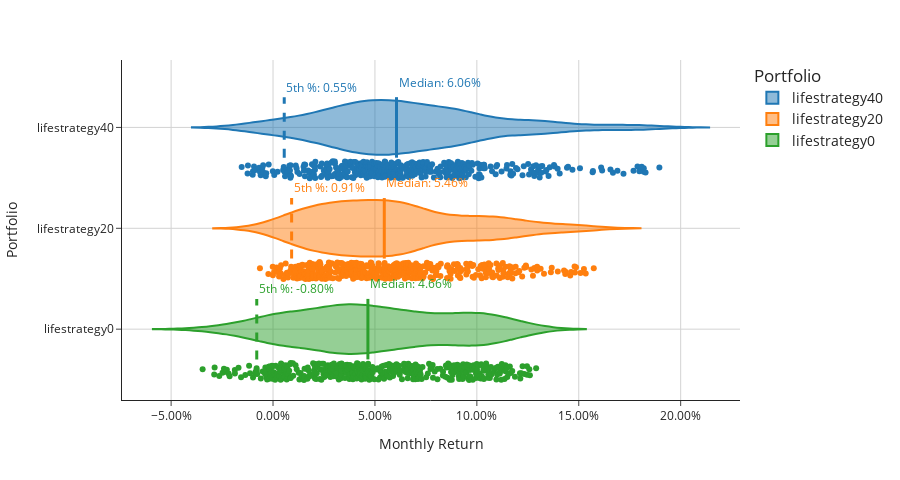

This figure's notebook cell:
### Code cell
def plot_return_distributions(df):
    """
    Interactive horizontal violin plot of portfolio returns with matplotlib colors,
    clean white style, and custom median and 5th percentile lines.
    Lines are visible by mapping portfolio categories to numeric y-positions.
    """
    import plotly.express as px
    import matplotlib.pyplot as plt
    import seaborn as sns
    import pandas as pd

    # Prepare data
    returns_df = df.drop(columns='Date').dropna(how='all')
    long_df = returns_df.melt(var_name='Portfolio', value_name='Return').dropna()

    # Get unique portfolios
    portfolios = long_df['Portfolio'].unique()

    # Get matplotlib colormap and convert to hex colors
    cmap = plt.get_cmap('tab10')
    colors = {p: '#%02x%02x%02x' % tuple(int(255*x) for x in cmap(i)[:3]) 
              for i, p in enumerate(portfolios)}
    
    # Dynamic height
    plot_height = 160 * len(portfolios)

    # Set seaborn style for font consistency (optional)
    sns.set(style="whitegrid", context="talk")

    # Create violin plot WITHOUT boxplot lines
    fig = px.violin(
        long_df,
        y='Portfolio',
        x='Return',
        color='Portfolio',
        box=False,
        points='all',
        hover_data=['Return'],
        color_discrete_map=colors,
        template='simple_white'
    )

    # Get category order and corresponding y-positions
    category_order = fig.layout.yaxis.categoryarray
    y_positions = {p: i for i, p in enumerate(category_order)}

    # Update layout
    fig.update_layout(
        xaxis_title='Monthly Return',
        yaxis_title='Portfolio',
        height=plot_height,
        violinmode='group',
        violingap=0.5,
        title_font_size=18,
        title_font_family='Arial',
        legend_title_text='Portfolio',
        legend=dict(font=dict(size=14)),
        xaxis=dict(
            tickformat='.2%',
            showgrid=True,
            gridcolor='lightgray',
            gridwidth=1,
            zeroline=False,
        ),
        yaxis=dict(
            tickmode='array',
            tickvals=list(y_positions.values()),
            ticktext=list(y_positions.keys()),
            showgrid=True,
            gridcolor='lightgray',
            gridwidth=1,
            zeroline=False,
        ),
    )

    # Calculate stats
    median = long_df.groupby('Portfolio')['Return'].median()
    percentile_5 = long_df.groupby('Portfolio')['Return'].quantile(0.05)

    shapes = []
    annotations = []
    line_height = 0.6

    for portfolio in category_order:
        y_pos = y_positions[portfolio]
        median_val = median[portfolio]
        p5_val = percentile_5[portfolio]

        # Median line
        shapes.append(dict(
            type='line',
            x0=median_val, x1=median_val,
            y0=y_pos - line_height/2, y1=y_pos + line_height/2,
            line=dict(color=colors[portfolio], width=3),
            opacity=1,
            xref='x', yref='y'
        ))
        annotations.append(dict(
            x=median_val,
            y=y_pos + line_height / 2 + 0.15,
            text=f"Median: {median_val:.2%}",
            showarrow=False,
            font=dict(color=colors[portfolio], size=12),
            xanchor='left'
        ))

        # 5th percentile line
        shapes.append(dict(
            type='line',
            x0=p5_val, x1=p5_val,
            y0=y_pos - line_height/2, y1=y_pos + line_height/2,
            line=dict(color=colors[portfolio], width=3, dash='dash'),
            opacity=1,
            xref='x', yref='y'
        ))
        annotations.append(dict(
            x=p5_val,
            y=y_pos - line_height / 2 + 0.70,
            text=f"5th %: {p5_val:.2%}",
            showarrow=False,
            font=dict(color=colors[portfolio], size=12),
            xanchor='left'
        ))

    fig.update_layout(shapes=shapes, annotations=annotations)

    return fig


# Example usage:
fig = plot_return_distributions(final_results)
fig.show()

### Figure 1 — Plotly figure (JSON) as saved in the notebook; plotly's stock layout.template omitted (floating-point values rounded to 4 significant figures; data arrays with more than 128 entries replaced by an {"elided": "..."} marker saying what was removed)
{"data": [{"alignmentgroup": "True", "box": {"visible": false}, "hovertemplate": "Portfolio=%{y}<br>Return=%{x}<extra></extra>", "legendgroup": "lifestrategy40", "marker": {"color": "#1f77b4"}, "name": "lifestrategy40", "offsetgroup": "lifestrategy40", "orientation": "h", "points": "all", "scalegroup": "True", "showlegend": true, "type": "violin", "x": {"elided": "417 float values"}, "x0": " ", "xaxis": "x", "y": {"elided": "417 str values"}, "y0": " ", "yaxis": "y"}, {"alignmentgroup": "True", "box": {"visible": false}, "hovertemplate": "Portfolio=%{y}<br>Return=%{x}<extra></extra>", "legendgroup": "lifestrategy20", "marker": {"color": "#ff7f0e"}, "name": "lifestrategy20", "offsetgroup": "lifestrategy20", "orientation": "h", "points": "all", "scalegroup": "True", "showlegend": true, "type": "violin", "x": {"elided": "417 float values"}, "x0": " ", "xaxis": "x", "y": {"elided": "417 str values"}, "y0": " ", "yaxis": "y"}, {"alignmentgroup": "True", "box": {"visible": false}, "hovertemplate": "Portfolio=%{y}<br>Return=%{x}<extra></extra>", "legendgroup": "lifestrategy0", "marker": {"color": "#2ca02c"}, "name": "lifestrategy0", "offsetgroup": "lifestrategy0", "orientation": "h", "points": "all", "scalegroup": "True", "showlegend": true, "type": "violin", "x": {"elided": "417 float values"}, "x0": " ", "xaxis": "x", "y": {"elided": "417 str values"}, "y0": " ", "yaxis": "y"}], "layout": {"annotations": [{"font": {"color": "#2ca02c", "size": 12}, "showarrow": false, "text": "Median: 4.66%", "x": 0.04655, "xanchor": "left", "y": 0.45}, {"font": {"color": "#2ca02c", "size": 12}, "showarrow": false, "text": "5th %: -0.80%", "x": -0.007988, "xanchor": "left", "y": 0.4}, {"font": {"color": "#ff7f0e", "size": 12}, "showarrow": false, "text": "Median: 5.46%", "x": 0.05459, "xanchor": "left", "y": 1.45}, {"font": {"color": "#ff7f0e", "size": 12}, "showarrow": false, "text": "5th %: 0.91%", "x": 0.009122, "xanchor": "left", "y": 1.4}, {"font": {"color": "#1f77b4", "size": 12}, "showarrow": false, "text": "Median: 6.06%", "x": 0.06059, "xanchor": "left", "y": 2.45}, {"font": {"color": "#1f77b4", "size": 12}, "showarrow": false, "text": "5th %: 0.55%", "x": 0.005502, "xanchor": "left", "y": 2.4}], "height": 480, "legend": {"font": {"size": 14}, "title": {"text": "Portfolio"}, "tracegroupgap": 0}, "margin": {"t": 60}, "shapes": [{"line": {"color": "#2ca02c", "width": 3}, "opacity": 1, "type": "line", "x0": 0.04655, "x1": 0.04655, "xref": "x", "y0": -0.3, "y1": 0.3, "yref": "y"}, {"line": {"color": "#2ca02c", "dash": "dash", "width": 3}, "opacity": 1, "type": "line", "x0": -0.007988, "x1": -0.007988, "xref": "x", "y0": -0.3, "y1": 0.3, "yref": "y"}, {"line": {"color": "#ff7f0e", "width": 3}, "opacity": 1, "type": "line", "x0": 0.05459, "x1": 0.05459, "xref": "x", "y0": 0.7, "y1": 1.3, "yref": "y"}, {"line": {"color": "#ff7f0e", "dash": "dash", "width": 3}, "opacity": 1, "type": "line", "x0": 0.009122, "x1": 0.009122, "xref": "x", "y0": 0.7, "y1": 1.3, "yref": "y"}, {"line": {"color": "#1f77b4", "width": 3}, "opacity": 1, "type": "line", "x0": 0.06059, "x1": 0.06059, "xref": "x", "y0": 1.7, "y1": 2.3, "yref": "y"}, {"line": {"color": "#1f77b4", "dash": "dash", "width": 3}, "opacity": 1, "type": "line", "x0": 0.005502, "x1": 0.005502, "xref": "x", "y0": 1.7, "y1": 2.3, "yref": "y"}], "title": {"font": {"family": "Arial", "size": 18}}, "violingap": 0.2, "violinmode": "overlay", "xaxis": {"anchor": "y", "domain": [0, 1], "gridcolor": "lightgray", "gridwidth": 1, "showgrid": true, "tickformat": ".2%", "title": {"text": "Monthly Return"}, "zeroline": false}, "yaxis": {"anchor": "x", "categoryarray": ["lifestrategy0", "lifestrategy20", "lifestrategy40"], "categoryorder": "array", "domain": [0, 1], "gridcolor": "lightgray", "gridwidth": 1, "showgrid": true, "tickmode": "array", "ticktext": ["lifestrategy0", "lifestrategy20", "lifestrategy40"], "tickvals": [0, 1, 2], "title": {"text": "Portfolio"}, "zeroline": false}}}
